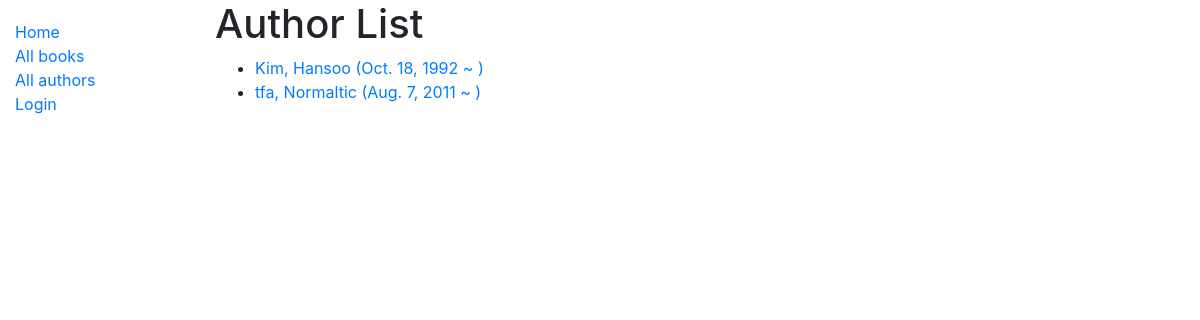
Screenshot of /catalog/authors/ with the database file from the repository.
### catalog/models.py (models this page shows, shortened)
class Author(models.Model):
    first_name = models.CharField(max_length=100)
    last_name = models.CharField(max_length=100)
    date_of_birth = models.DateField(null=True, blank=True)
    date_of_death = models.DateField('Died', null=True, blank=True)
    class Meta:
        ordering = ['last_name', 'first_name']
    def get_abolute_url(self):
        return reverse('author-detail', args=[str(self.id)])

### catalog/views.py (the view)
# urls.py: path('authors/', views.AuthorListView.as_view(), name='authors'),
class AuthorListView(generic.ListView):
    model = Author

### catalog/templates/catalog/author_list.html
{% extends "base_generic.html" %}
{% block content %}
  <h1>Author List</h1>
  {% if author_list %}
  <ul>
    {% for author in author_list %}
      <li>
        <a href="{{ author.get_abolute_url }}">{{ author.last_name }}, {{ author.first_name}} ({{author.date_of_birth}} ~ {% if author.date_of_death %} {{author.date_of_death}} {% endif %})</a>
      </li>
    {% endfor %}
  </ul>
  {% else %}
    <p>There are no authors in the library.</p>
  {% endif %}
{% endblock %}

### rows the page displays
Author: last_name "Kim", first_name "Hansoo", date_of_birth "Oct. 18, 1992"
Author: last_name "tfa", first_name "Normaltic", date_of_birth "Aug. 7, 2011"
